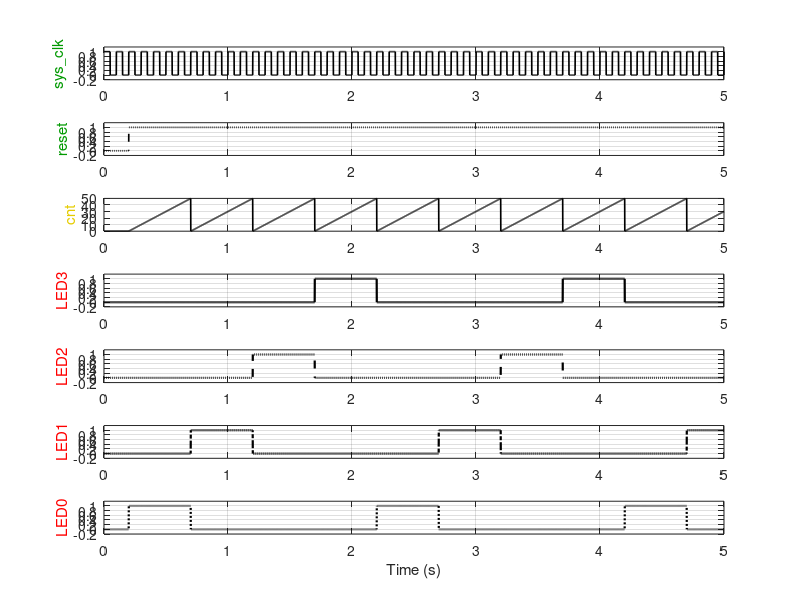

MATLAB code for this plot: (Note: this script raises an error after producing the figure.)
clear; clc;

f_clk = 10;                 
T_sim = 5;                  
t = 0:0.001:T_sim;           

sys_clk = square(2*pi*f_clk*t, 50);
sys_clk = (sys_clk + 1)/2;

sys_rst_n = ones(size(t));
sys_rst_n(t < 0.2) = 0;

cnt = zeros(size(t));
tau = t - 0.2;
idx = tau >= 0;
cnt(idx) = mod(tau(idx) * 100, 50);  

led0 = zeros(size(t)); led1 = led0; led2 = led0; led3 = led0;
k = floor(mod(tau(idx) / 0.5, 4));  
led0(idx) = (k == 0);
led1(idx) = (k == 1);
led2(idx) = (k == 2);
led3(idx) = (k == 3);

figure;

subplot(7,1,1);
plot(t, sys_clk, 'k-', 'LineWidth', 1.2);
ylabel('sys\_clk', 'Color', [0 0.6 0]); ylim([-0.2 1.2]); grid on;

subplot(7,1,2);
plot(t, sys_rst_n, 'k--', 'LineWidth', 1.2);
ylabel('reset', 'Color', [0 0.6 0]); ylim([-0.2 1.2]); grid on;

subplot(7,1,3);
plot(t, cnt, 'k-', 'LineWidth', 1.2);
ylabel('cnt', 'Color', [0.9 0.8 0]); grid on;

subplot(7,1,4);
plot(t, led3, 'k-', 'LineWidth', 1.6);
ylabel('LED3', 'Color', [1 0 0]); ylim([-0.2 1.2]); grid on;

subplot(7,1,5);
plot(t, led2, 'k--', 'LineWidth', 1.6);
ylabel('LED2', 'Color', [1 0 0]); ylim([-0.2 1.2]); grid on;

subplot(7,1,6);
plot(t, led1, 'k-.', 'LineWidth', 1.6);
ylabel('LED1', 'Color', [1 0 0]); ylim([-0.2 1.2]); grid on;

subplot(7,1,7);
plot(t, led0, ':k', 'LineWidth', 1.6);
ylabel('LED0', 'Color', [1 0 0]); xlabel('Time (s)'); ylim([-0.2 1.2]); grid on;

sgtitle('Running Light (Expected)', 'Color', 'k');